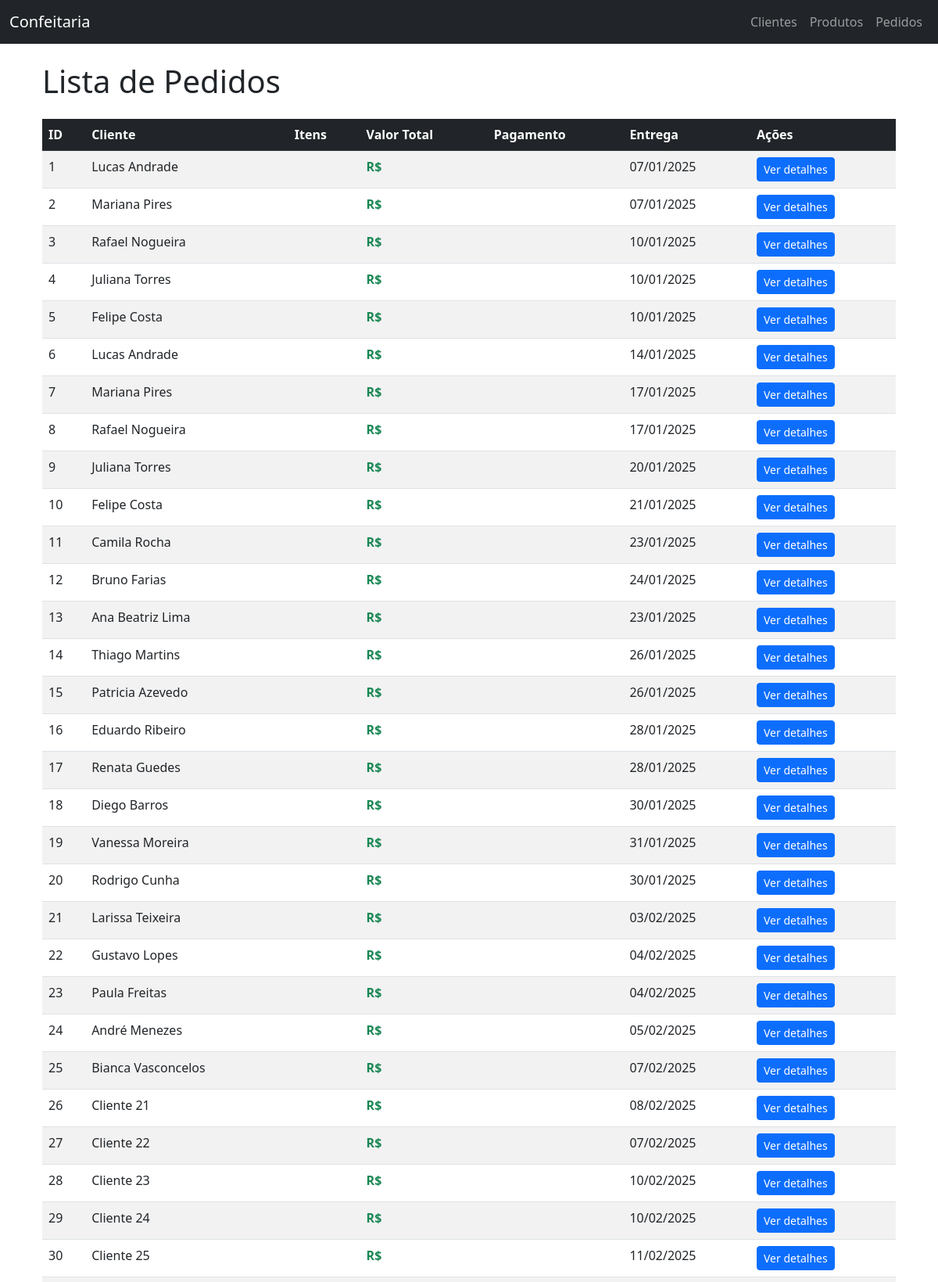
Page /pedidos/ (upper part) on the committed database.
### pedidos/models.py (models this page shows, shortened)
class Pedido(models.Model):
    cliente = models.ForeignKey(Cliente, on_delete=models.CASCADE, related_name='pedidos')
    produto = models.ForeignKey(Produto, on_delete=models.CASCADE, related_name='pedidos')
    quantidade = models.PositiveIntegerField(default=1)
    forma_pagamento = models.CharField(max_length=30)
    data_pedido = models.DateTimeField(auto_now_add=True)
    data_entrega = models.DateField()

### clientes/models.py (models this page shows, shortened)
class Cliente(models.Model):
    nome = models.CharField(max_length=100)
    cpf = models.CharField(max_length=11, unique=True, blank=True, null=True)
    telefone = models.CharField(max_length=20)
    email = models.EmailField(unique=True)

### pedidos/views.py (the view)
# urls.py: path('', PedidoListView.as_view(), name='lista_pedidos'),
class PedidoListView(ListView):
    model = Pedido
    template_name = 'pedidos/lista_pedidos.html'
    context_object_name = 'pedidos'

### templates/pedidos/lista_pedidos.html (shortened to what this page needs)
{% extends "base.html" %}
{% block content %}
<div class="container mt-4">
    <h1 class="mb-4">Lista de Pedidos</h1>
    <table class="table table-striped table-hover">
        <thead class="table-dark">
            <tr>
                <th>ID</th>
                <th>Cliente</th>
                <th>Itens</th>
                <th>Valor Total</th>
                <th>Pagamento</th>
                <th>Entrega</th>
                <th>Ações</th>
            </tr>
        </thead>
        <tbody>
            {% for pedido in pedidos %}
            <tr>
                <td>{{ pedido.id }}</td>
                <td>{{ pedido.cliente.nome }}</td>
                <td>
                </td>
                <td><span class="fw-bold text-success">R$ {{ pedido.valor_total }}</span></td>
                <td>{{ pedido.get_forma_pagamento_display }}</td>
                <td>{{ pedido.data_entrega|date:"d/m/Y" }}</td>
                <td>
                    <a href="{% url 'detalhe_pedido' pedido.id %}" class="btn btn-sm btn-primary">
                        Ver detalhes
                    </a>
                </td>
            </tr>
            {% empty %}
            <tr>
                <td colspan="7" class="text-center">Nenhum pedido encontrado.</td>
            </tr>
            {% endfor %}
        </tbody>
    </table>
</div>
{% endblock %}

### rows in the picture
Pedido: id "1", cliente.nome "Lucas Andrade", data_entrega "07/01/2025"
Pedido: id "2", cliente.nome "Mariana Pires", data_entrega "07/01/2025"
Pedido: id "3", cliente.nome "Rafael Nogueira", data_entrega "10/01/2025"
Pedido: id "4", cliente.nome "Juliana Torres", data_entrega "10/01/2025"
Pedido: id "5", cliente.nome "Felipe Costa", data_entrega "10/01/2025"
Pedido: id "6", cliente.nome "Lucas Andrade", data_entrega "14/01/2025"
Pedido: id "7", cliente.nome "Mariana Pires", data_entrega "17/01/2025"
Pedido: id "8", cliente.nome "Rafael Nogueira", data_entrega "17/01/2025"
Pedido: id "9", cliente.nome "Juliana Torres", data_entrega "20/01/2025"
Pedido: id "10", cliente.nome "Felipe Costa", data_entrega "21/01/2025"
Pedido: id "11", cliente.nome "Camila Rocha", data_entrega "23/01/2025"
Pedido: id "12", cliente.nome "Bruno Farias", data_entrega "24/01/2025"
Pedido: id "13", cliente.nome "Ana Beatriz Lima", data_entrega "23/01/2025"
Pedido: id "14", cliente.nome "Thiago Martins", data_entrega "26/01/2025"
Pedido: id "15", cliente.nome "Patricia Azevedo", data_entrega "26/01/2025"
Pedido: id "16", cliente.nome "Eduardo Ribeiro", data_entrega "28/01/2025"
Pedido: id "17", cliente.nome "Renata Guedes", data_entrega "28/01/2025"
Pedido: id "18", cliente.nome "Diego Barros", data_entrega "30/01/2025"
Pedido: id "19", cliente.nome "Vanessa Moreira", data_entrega "31/01/2025"
Pedido: id "20", cliente.nome "Rodrigo Cunha", data_entrega "30/01/2025"
Pedido: id "21", cliente.nome "Larissa Teixeira", data_entrega "03/02/2025"
Pedido: id "22", cliente.nome "Gustavo Lopes", data_entrega "04/02/2025"
Pedido: id "23", cliente.nome "Paula Freitas", data_entrega "04/02/2025"
Pedido: id "24", cliente.nome "André Menezes", data_entrega "05/02/2025"
Pedido: id "25", cliente.nome "Bianca Vasconcelos", data_entrega "07/02/2025"
Pedido: id "26", cliente.nome "Cliente 21", data_entrega "08/02/2025"
Pedido: id "27", cliente.nome "Cliente 22", data_entrega "07/02/2025"
Pedido: id "28", cliente.nome "Cliente 23", data_entrega "10/02/2025"
Pedido: id "29", cliente.nome "Cliente 24", data_entrega "10/02/2025"
Pedido: id "30", cliente.nome "Cliente 25", data_entrega "11/02/2025"
